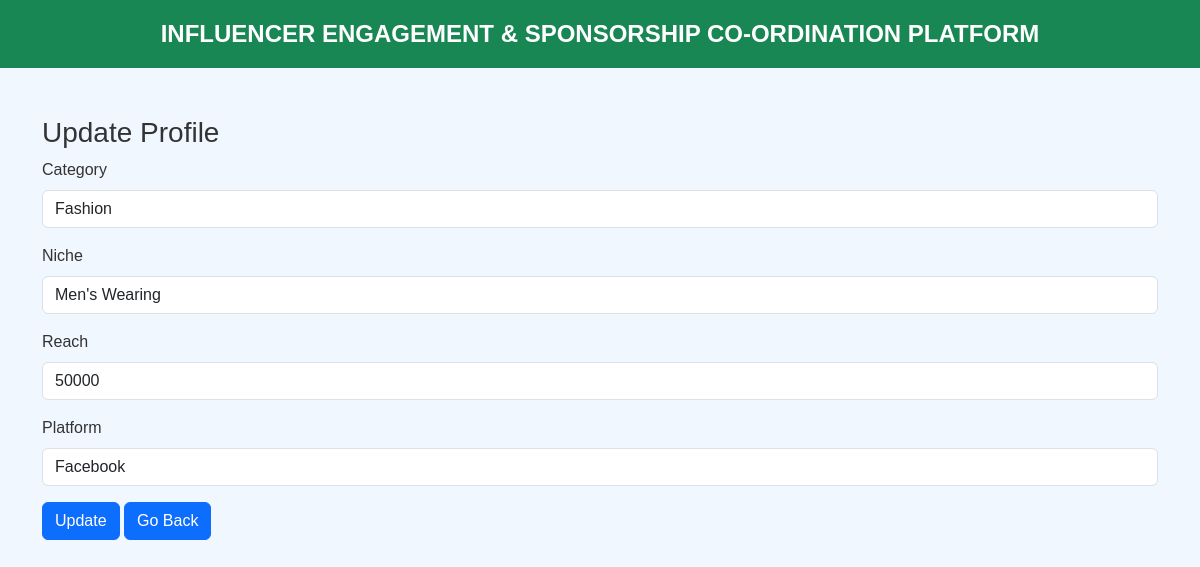
The app's page /influencer_update_profile/1 (signed in) with its own data.
### application/models.py (models this page shows)
class Influencer(db.Model):    #2
    id = db.Column(db.Integer(), primary_key = True)
    name = db.Column(db.String(), nullable = False)
    category = db.Column(db.String(), nullable = False)
    reach = db.Column(db.Integer(), nullable = False)
    niche = db.Column(db.String(), nullable = False)
    platform = db.Column(db.String(), nullable = False)
    username = db.Column(db.String(), nullable = False, unique = True)
    password = db.Column(db.String(), nullable = False)
    flagged = db.Column(db.Integer(), default = 0)
    adrequests = db.relationship('Adrequests', backref = 'influencer')
    influencer_id = db.Column(db.Integer(), db.ForeignKey("user.id"), nullable = False)

### application/routes.py (the view, shortened to what this page needs)
@app.route('/influencer_update_profile/<int:influencer_id>', methods=['GET', 'POST'])
@login_required
def influencer_update_profile(influencer_id):
    influencer = Influencer.query.get(influencer_id)
    return render_template('influencer_update_profile.html', influencer=influencer)

### app.py (called while the page is built)
def create_app():
    app = Flask(__name__)
    app.debug = True
    app.config['SECRET_KEY'] = 'secretkey'
    app.config['SQLALCHEMY_DATABASE_URI'] = "sqlite:///iescpdata.sqlite3"
    db.init_app(app)
    my_login_manager = LoginManager()
    my_login_manager.init_app(app)
    from application.models import User
    @my_login_manager.user_loader
    def load_user(user_id):
        return User.query.get(int(user_id))
    app.app_context().push()
    return app

### templates/influencer_update_profile.html (shortened to what this page needs)
<!DOCTYPE html>
<html>
    <head>
        <link rel="stylesheet" href="static/style.css">
        <link href="https://cdn.jsdelivr.net/npm/bootstrap@5.3.3/dist/css/bootstrap.min.css" rel="stylesheet">
    </head>
    <body>
        <div class="text-bg-success p-3" style="text-align: center; font-size: x-large; font-weight: 650;">INFLUENCER ENGAGEMENT & SPONSORSHIP CO-ORDINATION PLATFORM</div>
        <div class="container mt-5">
            <h3>Update Profile</h3>
            <form method="POST" action="/influencer_update_profile/{{ influencer.id }}">
                <div class="mb-3">
                    <label for="category" class="form-label">Category</label>
                    <input type="text" class="form-control" id="category" name="category" placeholder="enter category" value="{{ influencer.category }}">
                </div>
                <div class="mb-3">
                    <label for="niche" class="form-label">Niche</label>
                    <input type="text" class="form-control" id="niche" name="niche" placeholder="enter niche" value="{{ influencer.niche }}">
                </div>
                <div class="mb-3">
                    <label for="reach" class="form-label">Reach</label>
                    <input type="number" class="form-control" id="reach" name="reach" placeholder="enter reach" value="{{ influencer.reach }}">
                </div>
                <div class="mb-3">
                    <label for="platform" class="form-label">Platform</label>
                    <input type="text" class="form-control" id="platform" name="platform" placeholder="enter platform" value="{{ influencer.platform }}">
                </div>
                <button type="submit" class="btn btn-primary">Update</button>
                <a href="/influencer_dash"><button type="button" class="btn btn-primary">Go Back</button></a>
            </form>
        </div>
    </body>
</html>

### static/style.css (style rules this page uses)
* { margin: 0px; }

### templates/influencer_update_profile.html (style rules this page uses)
body { background-color: #f0f7ff; color: #333333; font-family: Arial, sans-serif; }

### records on screen
Influencer: category "Fashion", niche "Men's Wearing", reach "50000", platform "Facebook"
